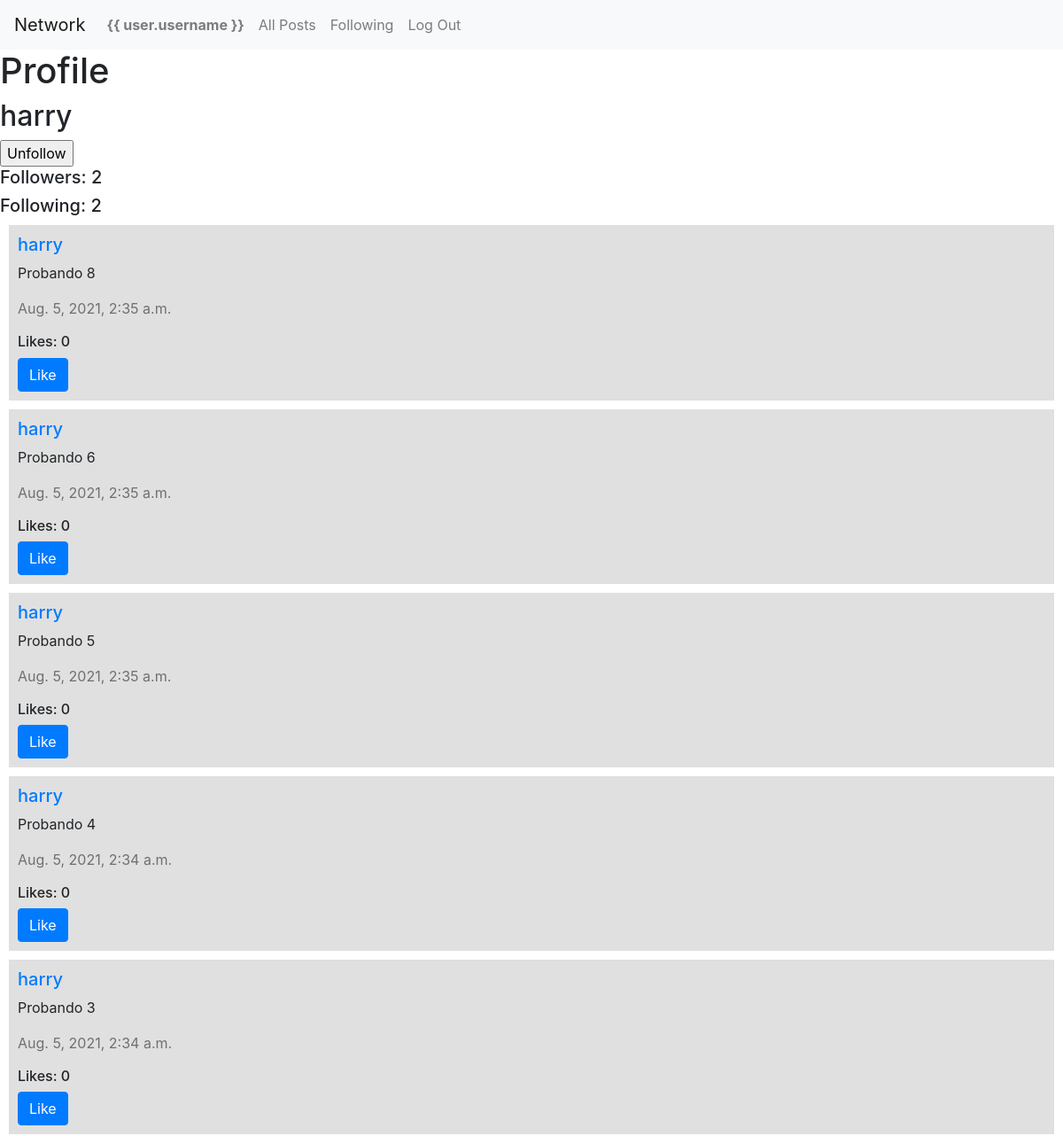
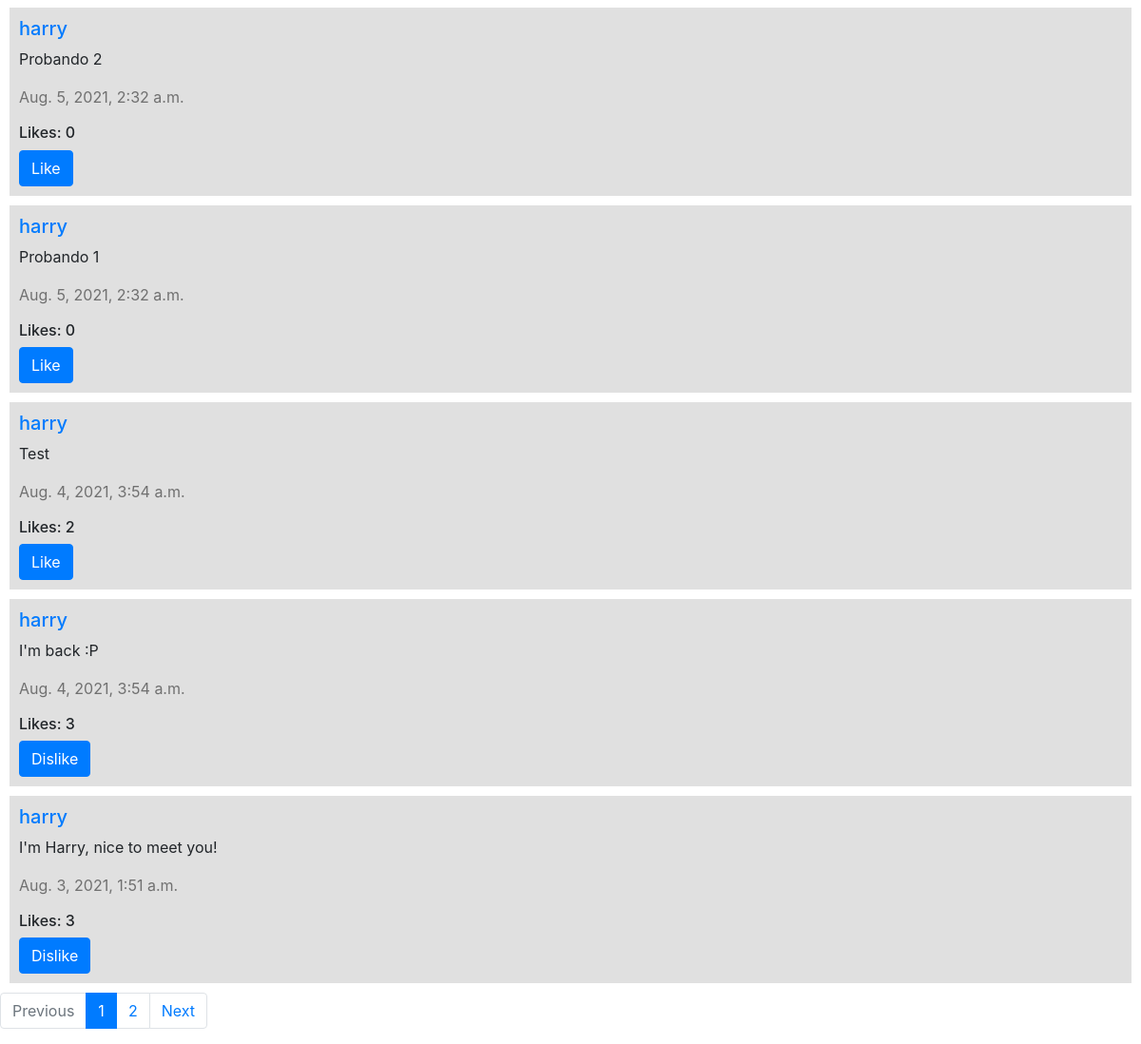
The app's page /profile/harry (signed in) with its own data (2 pictures, top to bottom).
### network/models.py (models this page shows)
class User(AbstractUser):
    followers = models.ManyToManyField("self", blank=True, symmetrical=False, related_name="following")

class Post(models.Model):
    user = models.ForeignKey(User, on_delete=models.CASCADE, related_name="posts")
    content = models.CharField(max_length=512)
    timestamp = models.DateTimeField(auto_now_add=True)
    likes = models.ManyToManyField(User, blank=True, related_name="liked_posts")

### network/views.py (the view)
# urls.py: path("profile/<str:name>", views.profile, name="profile"),
def profile(request, name):
    user = User.objects.get(username=name)
    posts = user.posts.all()
    posts = posts.order_by("-timestamp").all()
    if request.GET.get("page") != None:
        num_page = request.GET.get("page")
    else:
        num_page = 1
    p = Paginator(posts, 10)
    page = p.page(num_page)
    return render(request, "network/profile.html", {
        "profile": user,
        "num": int(num_page),
        "page": page,
        "num_pages": range(1, p.num_pages+1),
        "last_page": num_page
    })
    return render(request, "network/profile.html", {
        "profile": user,
        "posts": posts
    })

### network/templates/network/profile.html (shortened to what this page needs)
{% extends "network/posts.html" %}
{% load static %}
{% block header %}
<h1>Profile</h1>
<h2>{{ profile.username }}</h2>
{% if user.is_authenticated %}
    {% if user.username != profile.username %}
    <form action="{% url 'follow' profile.username %}" method="POST">
        {% if user not in profile.followers.all %}
        <input type="submit" value="Follow">
        {% else %}
        <input type="submit" value="Unfollow">
        {% endif %}
    </form>
    {% endif %}
{% endif %}
<h5>Followers: {{ profile.followers.count }}</h5>
<h5>Following: {{ profile.following.count }}</h5>
{% endblock %}

### network/templates/network/posts.html (shortened to what this page needs)
{% extends "network/layout.html" %}
{% load static %}
{% block body %}
    {% block header %}
    {% endblock %}
<ul id="posts">
    {% for post in page.object_list %}
    <li class="post">
        <h5><a href="{% url 'profile' post.user.username %}">{{ post.user.username }}</a></h5>
        <p id="post{{ post.id }}-content">{{ post.content }}</p>
        <p class="timestamp">{{ post.timestamp }}</p>
        <div class="likes">
            <h6 id="likes{{ post.id }}">Likes: {{ post.likes.count }}</h6>
            {% if user.is_authenticated %}
            <button class="like-btn btn btn-primary" id="like-btn{{ post.id }}" data-id="{{ post.id }}">
                {% if user not in post.likes.all %}
                Like
                {% else %}
                Dislike
                {% endif %}
            </button>
            {% endif %}
        </div>
    </li>
    {% empty %}
    <li>
        <p>There are no posts.</p>
    </li>
    {% endfor %}
</ul>
<nav aria-label="Page navigation">
    <ul class="pagination">
        {% if page.has_previous %}
        <li class="page-item">
            <a class="page-link" href="?page={{ page.previous_page_number }}">Previous</a>
        </li>
        {% else %}
        <li class="page-item disabled">
            <a class="page-link" href="?page=1">Previous</a>
        </li>
        {% endif %}
        {% for i in num_pages %}
        {% if i == num %}
        <li class="page-item active">
            <a class="page-link" href="?page={{ i }}">
                {{ i }}
            </a>
        </li>
        {% else %}
        <li class="page-item">
            <a class="page-link" href="?page={{ i }}">
                {{ i }}
            </a>
        </li>
        {% endif %}
        {% endfor %}
        {% if page.has_next %}
        <li class="page-item">
            <a class="page-link" href="?page={{ page.next_page_number }}">Next</a>
        </li>
        {% else %}
        <li class="page-item disabled">
            <a class="page-link" href="?page={{ last_page }}">Next</a>
        </li>
        {% endif %}
    </ul>
</nav>
{% endblock %}

### network/static/network/styles.css (style rules this page uses)
#posts { margin: 0; padding: 0; }
.post { padding: 10px; margin: 10px; background-color: rgb(224, 224, 224); list-style-type: none; }
.timestamp { color: rgb(112, 112, 112); }

### records on screen
User: username "harry", followers.count "2", following.count "2"
Post: user.username "harry", content "Probando 8", timestamp "Aug. 5, 2021, 2:35 a.m.", likes.count "0", shows "Like"
Post: user.username "harry", content "Probando 6", timestamp "Aug. 5, 2021, 2:35 a.m.", likes.count "0", shows "Like"
Post: user.username "harry", content "Probando 5", timestamp "Aug. 5, 2021, 2:35 a.m.", likes.count "0", shows "Like"
Post: user.username "harry", content "Probando 4", timestamp "Aug. 5, 2021, 2:34 a.m.", likes.count "0", shows "Like"
Post: user.username "harry", content "Probando 3", timestamp "Aug. 5, 2021, 2:34 a.m.", likes.count "0", shows "Like"
Post: user.username "harry", content "Probando 2", timestamp "Aug. 5, 2021, 2:32 a.m.", likes.count "0", shows "Like"
Post: user.username "harry", content "Probando 1", timestamp "Aug. 5, 2021, 2:32 a.m.", likes.count "0", shows "Like"
Post: user.username "harry", content "Test", timestamp "Aug. 4, 2021, 3:54 a.m.", likes.count "2", shows "Like"
Post: user.username "harry", content "I'm back :P", timestamp "Aug. 4, 2021, 3:54 a.m.", likes.count "3", shows "Dislike"
Post: user.username "harry", content "I'm Harry, nice to meet you!", timestamp "Aug. 3, 2021, 1:51 a.m.", likes.count "3", shows "Dislike"

### other values on screen
{{ i }} "1"
{{ i }} "2"
